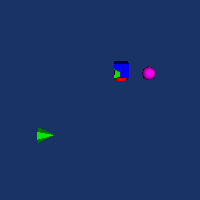

Write Python code to recreate this figure.
#!/usr/bin/env python

# Test vtkAssembly with sphere, cube, cone, and cylinder primitives.

import vtkmodules.vtkInteractionStyle  # noqa: F401
import vtkmodules.vtkRenderingFreeType  # noqa: F401
import vtkmodules.vtkRenderingOpenGL2  # noqa: F401

from vtkmodules.vtkFiltersSources import (
    vtkConeSource,
    vtkCubeSource,
    vtkCylinderSource,
    vtkSphereSource,
)
from vtkmodules.vtkRenderingCore import (
    vtkActor,
    vtkAssembly,
    vtkCamera,
    vtkPolyDataMapper,
    vtkRenderWindow,
    vtkRenderWindowInteractor,
    vtkRenderer,
)

# Sphere
sphere = vtkSphereSource()
sphere_mapper = vtkPolyDataMapper()
sphere_mapper.SetInputConnection(sphere.GetOutputPort())
sphere_actor = vtkActor()
sphere_actor.SetMapper(sphere_mapper)
sphere_actor.SetOrigin(2, 1, 3)
sphere_actor.RotateY(6)
sphere_actor.SetPosition(2.25, 0, 0)
sphere_actor.GetProperty().SetColor(1, 0, 1)

# Cube
cube = vtkCubeSource()
cube_mapper = vtkPolyDataMapper()
cube_mapper.SetInputConnection(cube.GetOutputPort())
cube_actor = vtkActor()
cube_actor.SetMapper(cube_mapper)
cube_actor.SetPosition(0.0, 0.25, 0)
cube_actor.GetProperty().SetColor(0, 0, 1)

# Cone
cone = vtkConeSource()
cone_mapper = vtkPolyDataMapper()
cone_mapper.SetInputConnection(cone.GetOutputPort())
cone_actor = vtkActor()
cone_actor.SetMapper(cone_mapper)
cone_actor.SetPosition(0, 0, 0.25)
cone_actor.GetProperty().SetColor(0, 1, 0)

# Cylinder
cylinder = vtkCylinderSource()
cylinder_mapper = vtkPolyDataMapper()
cylinder_mapper.SetInputConnection(cylinder.GetOutputPort())
cylinder_mapper.SetResolveCoincidentTopologyToPolygonOffset()
cylinder_actor = vtkActor()
cylinder_actor.SetMapper(cylinder_mapper)
cylinder_actor.GetProperty().SetColor(1, 0, 0)

# Assembly
assembly = vtkAssembly()
assembly.AddPart(cylinder_actor)
assembly.AddPart(sphere_actor)
assembly.AddPart(cube_actor)
assembly.AddPart(cone_actor)
assembly.SetOrigin(5, 10, 15)
assembly.AddPosition(5, 0, 0)
assembly.RotateX(15)

# Renderer
renderer = vtkRenderer()
renderer.AddActor(assembly)
renderer.AddActor(cone_actor)
renderer.SetBackground(0.1, 0.2, 0.4)

render_window = vtkRenderWindow()
render_window.AddRenderer(renderer)
render_window.SetWindowName("assembly")
render_window.SetMultiSamples(0)
render_window.SetSize(200, 200)

interactor = vtkRenderWindowInteractor()
interactor.SetRenderWindow(render_window)

# Scene
camera = vtkCamera()
camera.SetClippingRange(21.9464, 30.0179)
camera.SetFocalPoint(3.49221, 2.28844, -0.970866)
camera.SetPosition(3.49221, 2.28844, 24.5216)
camera.SetViewAngle(30)
camera.SetViewUp(0, 1, 0)
renderer.SetActiveCamera(camera)

interactor.Initialize()
interactor.Start()
